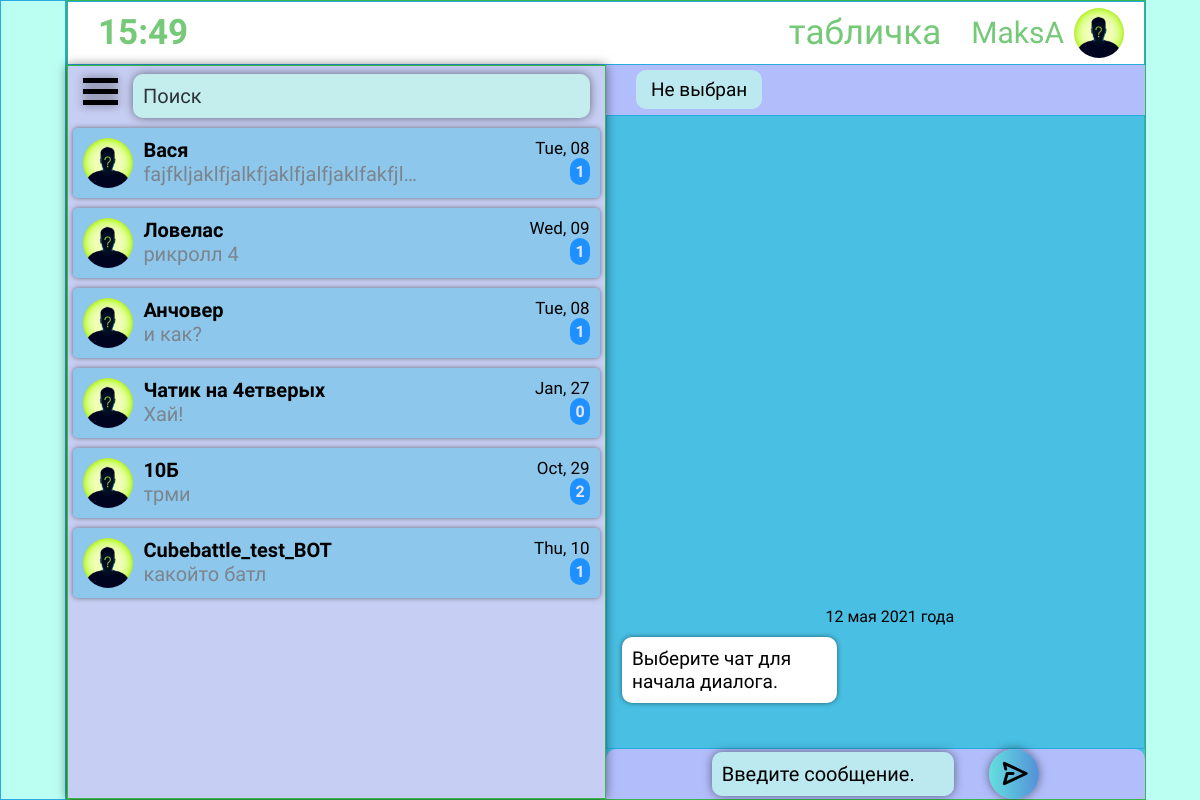
Page /messanger/index/ (signed in) on the committed database.
### mymessanger/apps/mesdb/models.py (models this page shows, shortened)
class User(models.Model):
    user_login = models.CharField('Логин пользователя', max_length=30)
    grade = models.IntegerField("Параллель", default=-1)
    class_letter = models.CharField("Буква класса", max_length=1, default="G")
    user_avatar = models.ImageField(default='../../static/img/def.jpg', upload_to='avatars/')
    is_it_bot = models.BooleanField("Это BOT?", default=False)
    class Meta:
        verbose_name = 'Пользователь'
        verbose_name_plural = 'Пользователи'

class Message(models.Model):
    unread = models.ManyToManyField(User)
    message_chat = models.ForeignKey(Chat, on_delete=models.CASCADE)
    message_author_id = models.IntegerField('id')
    message_text = models.TextField('Текст сообщения')
    message_time = models.IntegerField(default=time())
    class Meta:
        verbose_name = 'Сообщение'
        verbose_name_plural = 'Сообщения'

class Chat(models.Model):
    chat_users = models.ManyToManyField(User)
    chat_title = models.CharField('Название чата', max_length=30)
    chat_class = models.BooleanField("Это класс?", default=False)
    class Meta:
        verbose_name = 'Чат'
        verbose_name_plural = 'Чаты'

### mymessanger/apps/mesdb/views.py (the view)
# urls.py: path('index/', views.main, name = 'index'),
def main(request):
    if not request.user.is_authenticated:
        return render(request, 'mesdb/login.html')
    the_user_id = request.user.id
    the_user = User.objects.get(id=the_user_id)
    day_number = count_day_number()  # вычисление даты таблицы
    data, table_chat = found_data(the_user)
    hw_table = {
        "table_chat": table_chat.homework_set.get(day_number=day_number),
        "day_number": day_number
    }
    return render(request, 'mesdb/index.html', {'data': data, 'me': the_user, 'hw_table': hw_table, })

### mymessanger/apps/mesdb/views.py (called while the page is built)
def count_day_number():
    year = int(time.strftime("%Y", time.gmtime(time.time())))
    month = int(time.strftime("%m", time.gmtime(time.time())))
    day = int(time.strftime("%d", time.gmtime(time.time())))
    if year % 4 == 0 and year % 100 != 0 or year % 400 == 0:
        flag = 1
    else:
        flag = 0
    d = [30, 31, 30, 31, 31, 28 + flag, 31, 30, 31]  # колво дней в месяцах с сентября по май
    if month == 9:
        day_number = day
    elif month > 9:
        day_number = sum(d[:month - 9]) + day
    else:
        day_number = sum(d[:12 - (8 - month)])
    return day_number

### mymessanger/templates/mesdb/index.html (shortened to what this page needs)
{% extends 'base.html' %}
{% load static %}
{% block stylesheets%}
	<link rel="stylesheet" href="{% static 'css/index.css' %}">
	<link rel="stylesheet" href="{% static 'css/adaptive.css' %}">
{% endblock %}
{% block content %}
	<div class="sidebar">
	</div>
	<div class="main">
		<div class="header">
			<h1 class="time">17:00</h1>
			<div class="profile">
				<div class="homework" day-Link="{% url 'mesdb:change_day' hw_table.day_number %}" day-number="{{hw_table.day_number}}">
					табличка
				</div>
				{{me.user_login}}
				<img src="{{ me.user_avatar.url }}" class="avatar-img profile-avatar__img">
			</div>
		</div>
		<div class="chat-list">
			<div class="chat-list__top">
				<div class="menu">
			  		<div class="bar1"></div>
			  		<div class="bar2"></div>
			  		<div class="bar3"></div>
				</div>
				<input data=the_user_chats placeholder="Поиск" type="text" class="search">
			</div>
		    <div class="chats">
				{% for i in data %}
					<a base="{% url 'mesdb:index-chat' i.id %}" class="item_chat">
						<img src="{{ i.avatar.url }}" class="avatar-img">
						<div class="link-inf">
							<div class="link-name"><b>{{ i.name }}</b></div>
							<div class="link-last__message">{{ i.last_message }}</div>
						</div>
						<div class="link-inf__end">
							<div class="link-last__time">{{ i.last_message_time }}</div>
							<div class="link-number__unread">
								<div class="unread-plus">{{ i.last_message_unread }}</div>
							</div>
						</div>
					</a>
				{% endfor %}
			</div>
		</div>
		<div class="main-chat">
			<div class="chating-header">
				<div class="chat-name">Не выбран</div>
			</div>
			<div class="chating">
		      	<div class="messages">
					<div class="message-op">
						<div class="empty"></div><br>
						<div class="message op">Выберите чат для начала диалога.</div><br>
						<div class="empty"></div>
					</div>
					<div class="time-breaker">
						<div class="time_breaker">12 мая 2021 года</div>
					</div>
					<div class="message-my">
						<div class="empty"></div><br>
						<div class="empty"></div><br>
					</div>
		      	</div>
			</div>
			<div class="sendler">
			  	<div class="send-input">
			  		<input type="text" class="send" placeholder="Введите сообщение." id="message-text">
			  	</div>
			  	<button class="send-button" name="sendbtn" data-ajax-target="{% url 'mesdb:sendmessage' %}" token="{{ csrf_token }}" link-to-get="{% url 'mesdb:getmessage' %}" user="{{chat.id}}">
			  		<img src="{% static 'img/send-img.svg' %}" alt="" class="send-button__img">
			  	</button>
			</div>
		</div>
	</div>
	<div class="right-block"></div>
{% endblock %}

### mymessanger/templates/base.html (shortened to what this page needs)
<!DOCTYPE html>
<html lang="ru">
{% load static %}
<head>
	{% block stylesheets %}{% endblock %}
</head>
<body>
	{% block content %}{% endblock %}
</body>
</html>

### mymessanger/static/css/adaptive.css (style rules this page uses)
@media (min-width: 460px) { .link-inf { width: 100%; } }

### rows in the picture
User: user_login "MaksA", user_avatar (picture)
User: name "Вася"
Message: last_message "fajfkljaklfjalkfjaklfjalfjaklfakfjl…"
User: name "Ловелас"
Message: last_message "рикролл 4"
User: name "Анчовер"
Message: last_message "и как?"
Chat: name "Чатик на 4етверых"
Message: last_message "Хай!"
Chat: name "10Б"
Message: last_message "трми"
User: name "Cubebattle_test_BOT"
Message: last_message "какойто батл"

### other values in the picture
{{ i.last_message_time }} "Tue, 08" "Wed, 09" "Tue, 08" "Jan, 27" "Oct, 29" "Thu, 10"
{{ i.last_message_unread }} "1" "1" "1" "0" "2" "1"
